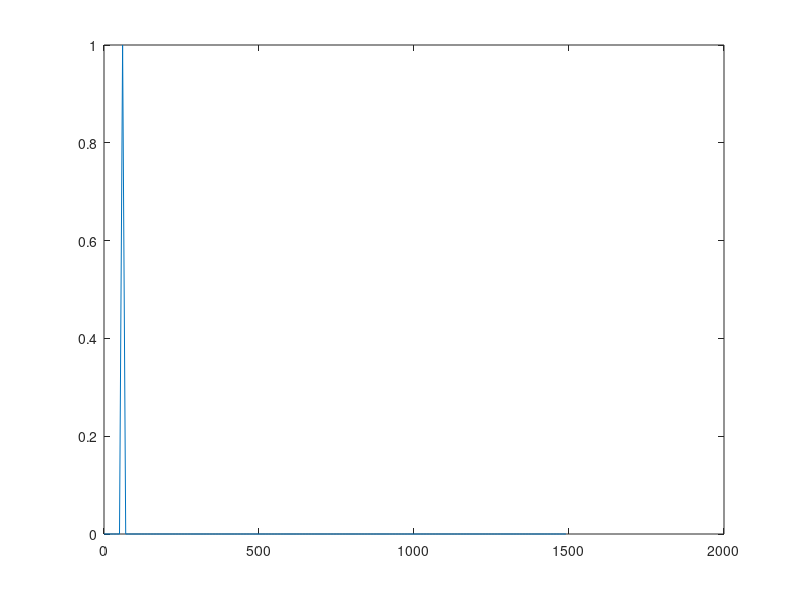

Reproduce this figure in MATLAB.
clear
close all
clc
%{
Fs = 1000;            % Sampling frequency
T = 1/Fs;             % Sampling period
L = 1000;             % Length of signal
t = (0:L-1)*T;        % Time vector
S = 0.3*sin(2*pi*50*t) ;
Y = fft(S);
P2 = abs(Y/L);
P1 = P2(1:L/2+1);
P1(2:end-1) = 2*P1(2:end-1);
f = Fs*(0:(L/2))/L;
plot(f,P1)
title('Single-Sided Amplitude Spectrum of X(t)')
xlabel('f (Hz)')
ylabel('|P1(f)|')
%}
time=0.1;
fsw=3000;
f=60;
n=fsw/f;
N=time*fsw;
freqStep = fsw/N;
freq = freqStep*(0:N/2-1);
t = 0 : 1/fsw :time; 
r = sin(2*pi*f*t); 
fft_r = fft(r,N);
mag_r = abs(fft_r)/(N/2); 
a=mag_r(1:1:N/2);
plot(freq,a)
